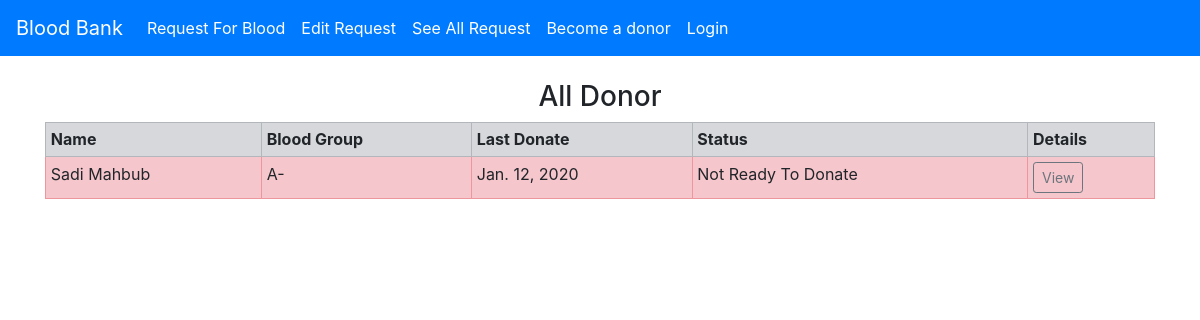
Screenshot of /group/2/ with the database file from the repository.
### blood_app/models.py (models this page shows, shortened)
class UserExtend(models.Model):
    donor = models.OneToOneField(User, on_delete=models.CASCADE)
    date_of_birth = models.DateField(help_text="yyyy-mm-dd")
    phone = models.CharField(max_length=30, unique=True)
    address = models.CharField(max_length=100)
    district = models.ForeignKey(District, on_delete=models.CASCADE)
    blood_group = models.ForeignKey(BloodGroup, on_delete=models.CASCADE)
    gender = models.CharField(choices=GENDER, max_length=10)
    ready_to_donate = models.BooleanField(default=True)
    image = models.ImageField(verbose_name="Profile Picture", upload_to="images/")
    last_donate = models.DateField()

class BloodGroup(models.Model):
    name = models.CharField(max_length=5)
    def __str__(self):
        return self.name

### blood_app/views.py (the view)
# urls.py: path('group/<int:id>/', views.groupView, name='group'),
def groupView(request, id):
    obj = get_object_or_404(BloodGroup, pk=id)
    donor = UserExtend.objects.filter(blood_group=obj)
    return render(request, "blood_app/donorlist.html", {'donor':donor})

### blood_app/templates/blood_app/donorlist.html
{% extends "blood_app/base.html" %}
{% block content %}
  {% if donor %}
    <h3 class="text-center">All Donor</h3>
    <table class="table table-sm table-bordered">
      <tr class="table-secondary">
        <th>Name</th>
        <th>Blood Group</th>
        <th>Last Donate</th>
        <th>Status</th>
        <th>Details</th>
      </tr>
      {% for i in donor %}
        {% if i.ready_to_donate %}
          <tr class="table-success">
            <td>{{i.donor.get_full_name}}</td>
            <td>{{i.blood_group}}</td>
            <td>{{i.last_donate}}</td>
            <td>Ready To Donate</td>
            <td><a href="{% url 'details' i.donor.id %}" class="btn btn-sm btn-outline-secondary">View</a></td>
          </tr>
        {% else %}
          <tr class="table-danger">
            <td>{{i.donor.get_full_name}}</td>
            <td>{{i.blood_group}}</td>
            <td>{{i.last_donate}}</td>
            <td>Not Ready To Donate</td>
            <td><a href="{% url 'details' i.donor.id %}" class="btn btn-sm btn-outline-secondary">View</a></td>
          </tr>
        {% endif %}
      {% endfor %}
    </table>
  {% else %}
    <h2>No Donor Available</h2>
  {% endif %}
{% endblock %}

### rows the page displays
UserExtend: donor.get_full_name "Sadi Mahbub", blood_group "A-", last_donate "Jan. 12, 2020"
